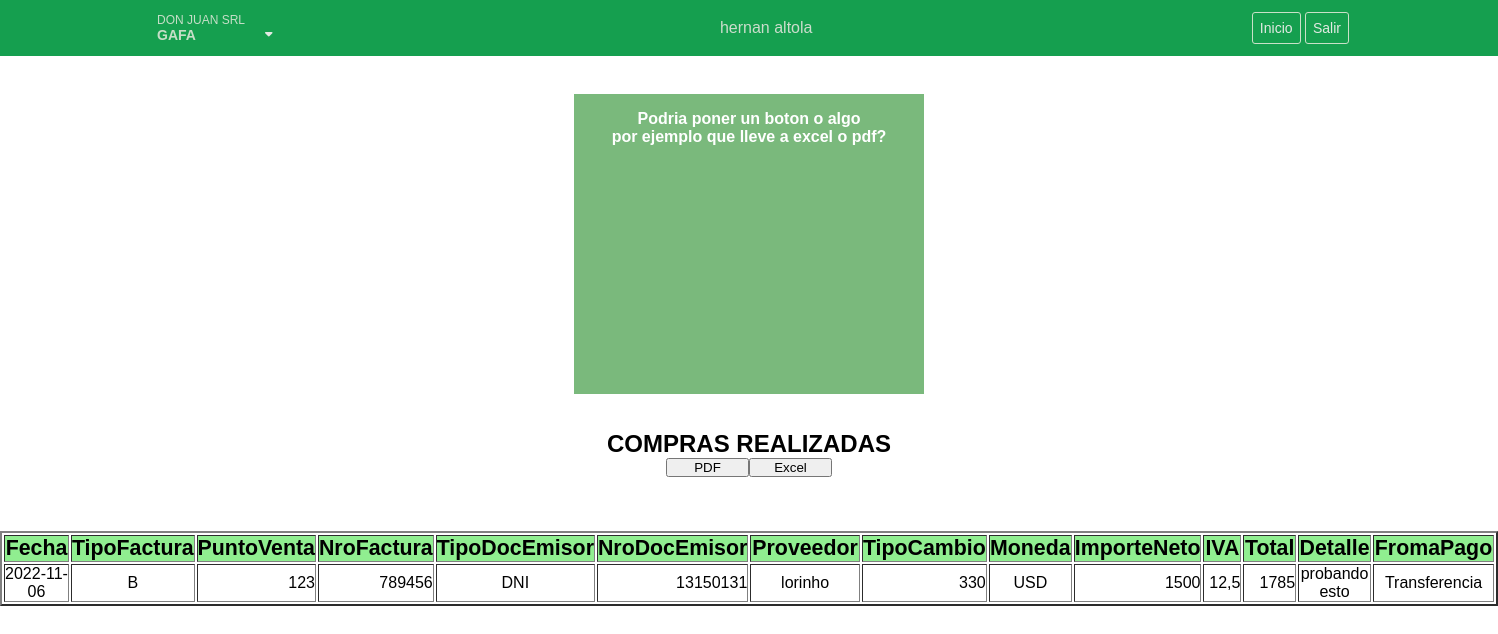
The app's page /verCompras.php (signed in) with its own data.
### tables this page shows
CREATE TABLE `compras` (
  `id_Compras` int(11) NOT NULL,
  `fecha` date NOT NULL,
  `tipoFactura` varchar(45) NOT NULL,
  `puntoDeVenta` int(11) NOT NULL,
  `nroFactura` int(11) NOT NULL,
  `tipoDocEmisor` varchar(45) NOT NULL,
  `nroDocEmisor` int(11) NOT NULL,
  `proveedor` varchar(45) NOT NULL,
  `tipoCambio` varchar(45) NOT NULL,
  `moneda` varchar(45) NOT NULL,
  `importeNeto` decimal(10,0) NOT NULL,
  `IVA` varchar(45) NOT NULL,
  `importeTotal` decimal(10,0) NOT NULL,
  `detalle` varchar(150) NOT NULL,
  `formaPago` varchar(45) NOT NULL
);

### verCompras.php (the view, shortened to what this page needs)
<?php
include('./Template/Cabecera.php'); ?>
<br>
<center>
<div class="descipcion">
		<div class="descripcion2" position: absolute>
			<p>
				Podria poner un boton o algo
		      <br>
				por ejemplo que lleve a excel o pdf?
			</p>
		</div>
	</div>
<br>
</center>
<center>
	<br>
	<table border=2 style="background-color: white">
		<h2> COMPRAS REALIZADAS</h2>
		<input  type="reset" value="PDF" style="width: 83px">
		<input  type="reset" value="Excel" style="width: 83px">
		<tr>
			<td style="text-align:center;font-size:16pt;background-color:lightgreen;font-weight:bold; width: 97px;">Fecha</td>
			<td style="text-align:center;font-size:16pt;background-color:lightgreen;font-weight:bold; width: 20px;">TipoFactura</td>
			<td style="text-align:center;font-size:16pt;background-color:lightgreen;font-weight:bold; width: 97px;">PuntoVenta</td>
			<td style="text-align:center;font-size:16pt;background-color:lightgreen;font-weight:bold; width: 86px;">NroFactura</td>
			<td style="text-align:center;font-size:16pt;background-color:lightgreen;font-weight:bold; width: 86px;">TipoDocEmisor</td>
			<td style="text-align:center;font-size:16pt;background-color:lightgreen;font-weight:bold; width: 97px;">NroDocEmisor</td>
			<td style="text-align:center;font-size:16pt;background-color:lightgreen;font-weight:bold; width: 162px;">Proveedor</td>
			<td style="text-align:center;font-size:16pt;background-color:lightgreen;font-weight:bold; width: 79px;">TipoCambio</td>
			<td style="text-align:center;font-size:16pt;background-color:lightgreen;font-weight:bold; width: 97px;">Moneda</td>
			<td style="text-align:center;font-size:16pt;background-color:lightgreen;font-weight:bold; width: 97px;">ImporteNeto</td>
			<td style="text-align:center;font-size:16pt;background-color:lightgreen;font-weight:bold; width: 86px;">IVA</td>
			<td style="text-align:center;font-size:16pt;background-color:lightgreen;font-weight:bold; width: 86px;">Total</td>
			<td style="text-align:center;font-size:16pt;background-color:lightgreen;font-weight:bold; width: 97px;">Detalle</td>
			<td style="text-align:center;font-size:16pt;background-color:lightgreen;font-weight:bold; width: 162px;">FromaPago</td>
		</tr>
</center>
<?php
$host = "localhost:3307";
$usuario = "root";
$clave = "";
$base = "donjuandb";
$cn = new mysqli($host, $usuario, $clave, $base);
$registros = $cn->query("SELECT c.fecha, c.tipoFactura, c.puntoDeVenta, c.nroFactura, c.tipoDocEmisor, c.nroDocEmisor, c.proveedor,
						c.tipoCambio, c.moneda, c.importeNeto, c.IVA, c.importeTotal, c.detalle, c.formaPago
						FROM Compras c");
while ($myrow = $registros->fetch_row())
{
	echo "<tr>
   	   		 <td style=text-align:center;>$myrow[0]</td>
   	   		 <td style=text-align:center;>$myrow[1]</td>
   	   		 <td style=text-align:right;>$myrow[2]</td>
   	   		 <td style=text-align:right;>$myrow[3]</td>
   	   		 <td style=text-align:center;>$myrow[4]</td>
   	   		 <td style=text-align:right;>$myrow[5]</td>
   	   		 <td style=text-align:center;>$myrow[6]</td>
			 <td style=text-align:right;>$myrow[7]</td>
			 <td style=text-align:center;>$myrow[8]</td>
			 <td style=text-align:right;>$myrow[9]</td>
			 <td style=text-align:right;>$myrow[10]</td>
			 <td style=text-align:right;>$myrow[11]</td>
			 <td style=text-align:center;>$myrow[12]</td>
			 <td style=text-align:center;>$myrow[13]</td>
   	   	   </tr>";
}
?>
<br>
<br>
<br>
<br>
</body>
<?php
include('./Template/Pie.php');
?>

### estilos.css (style rules this page uses)
* { margin: 0; padding: 0; box-sizing: border-box; font-family: 'Montserrat Alternates', sans-serif; }
body { background: url(https://www.xtrafondos.com/wallpapers/degradado-difuminado-amarillo-7951.jpg); object-fit: cover; min-width: 100vh; background-repeat: no-repeat; background-position: center center; justify-content: center; align-items: center; max-width: 100%; height: auto; }
.descripcion2 { font-family: Arial, Helvetica, sans-serif; font-weight: bold; color: #fff; background-color:rgb(122, 185, 124); align-items: center; height: 300px; justify-content: flex-start; position: center top; top:50%; left:50%; padding: 1em; width: 350px; }
p { margin: 0%; }

### records on screen
compras: fecha "2022-11-06", tipoFactura "B", puntoDeVenta "123", nroFactura "789456", tipoDocEmisor "DNI", nroDocEmisor "13150131", proveedor "lorinho", tipoCambio "330", moneda "USD", importeNeto "1500", IVA "12,5", importeTotal "1785", detalle "probando esto", formaPago "Transferencia"

### other values on screen
$_SESSION["nombre"] "hernan"
$_SESSION["apellido"] "altola"
